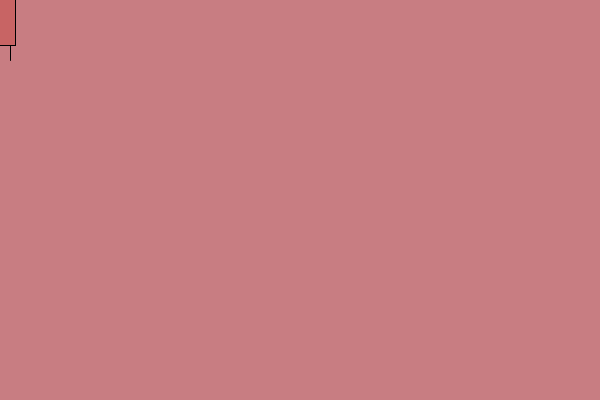
Frame 1 (no input)
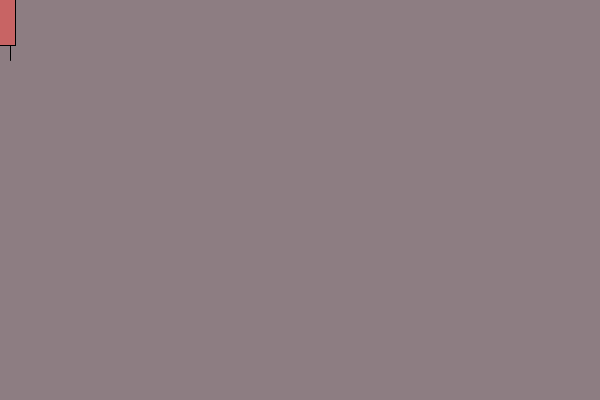
Frame 60 (the mouse pressed at the canvas centre just before this capture)
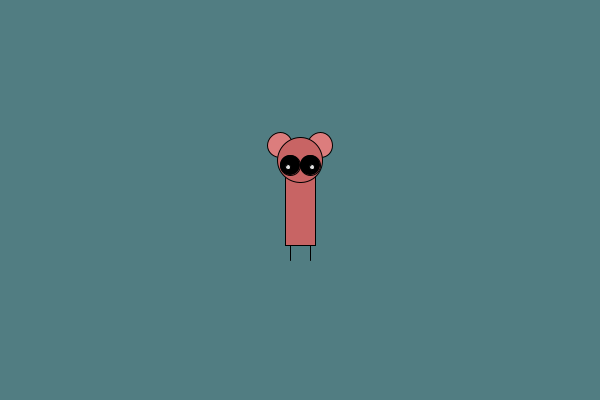
Frame 120 (the mouse held since frame 60 and released just before this capture)

The Processing sketch that drew these frames (run headless with seeded random() and noise(); from frame 60 on, the mouse is pressed at the canvas centre):

// Processing sketch: processing_46387
// ── processing_46387.pde


float r = 200;
float g = 125;
float b = 130;

int xPos =400;
int yPos =200;

void setup() {
  size(600,400);
}

void draw() {
  
  background(r,g,b);  

//background changer
  if(mouseX > width/2) {
    r = r + 1; 
  } else {
    r = r - 1;
  }

 
  if (r > 255) {
    r = 255; 
  } else if (r < 0) {
    r = 0; 
  }
  
  //panda
  //center
  ellipseMode(CENTER);
  rectMode(CENTER);
  
  //legs
  line(mouseX-10,mouseY+40,pmouseX-10,pmouseY+60);
  line(mouseX+10,mouseY+40,pmouseX+10,pmouseY+60);
  
  //ears
  fill(220,125,125);
  ellipse(mouseX-20,mouseY-55,25,25);
  ellipse(mouseX+20,mouseY-55,25,25);
  
  //body
  fill(200,100,100);
  rect(mouseX,mouseY,30,90);
  
  //head
  ellipse(mouseX,mouseY-40, 45,45);
  
  //eyes
  fill(0);
  ellipse(mouseX-10,mouseY-35,20,20);
  ellipse(mouseX+10,mouseY-35,20,20);
  
  //pupils
  fill(225);
  ellipse(mouseX-12,mouseY-33,5,5);
  ellipse(mouseX+12,mouseY-33,5,5);
}
